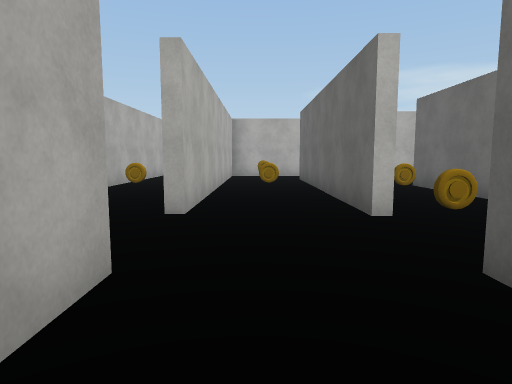
View 1 (above)

24 first-person views from a walk through a scene from a Unity 3-D project. The camera is 1.4 m above the floor, tilts 6° down and sees 75° across. The floor is counted in squares, 2 m on a side. Each view is taken from the middle of a square. On the plan, view 1 faces up. The plan holds only what a view shows up to about 10 squares ahead; the rest is blank. The player is left out. Some surface patterns are stand-ins.

View 2
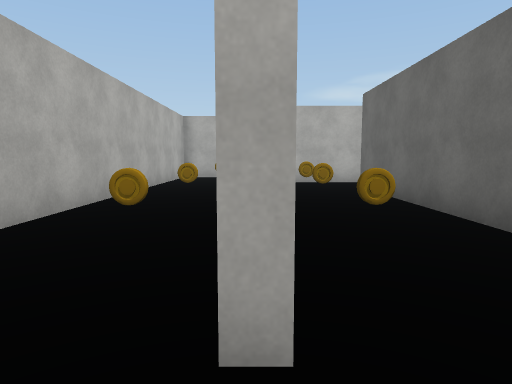

View 3
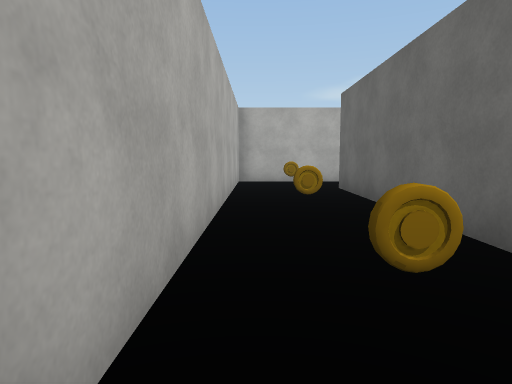

View 4
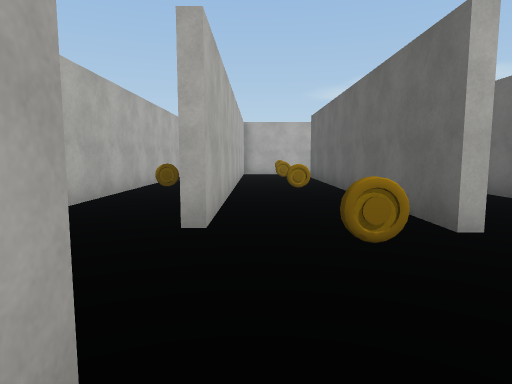

View 5
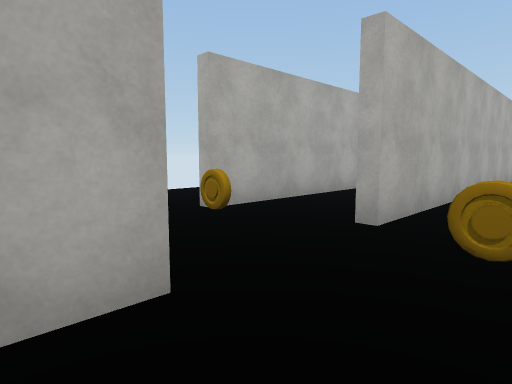

View 6
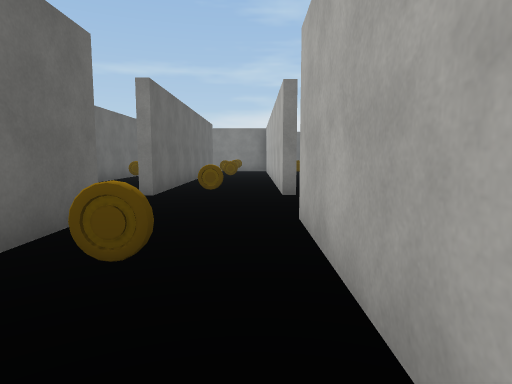

View 7
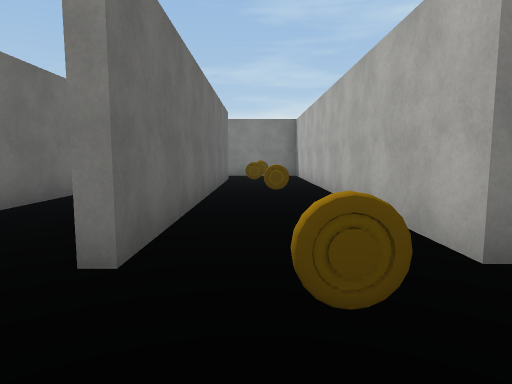

View 8
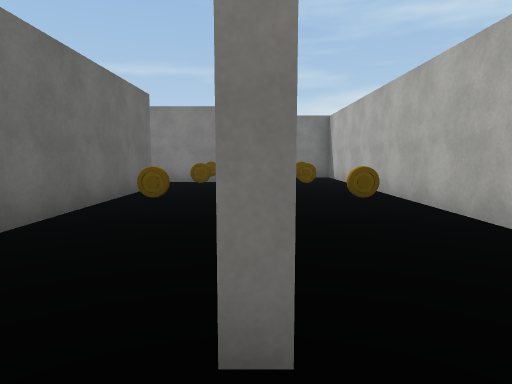

View 9
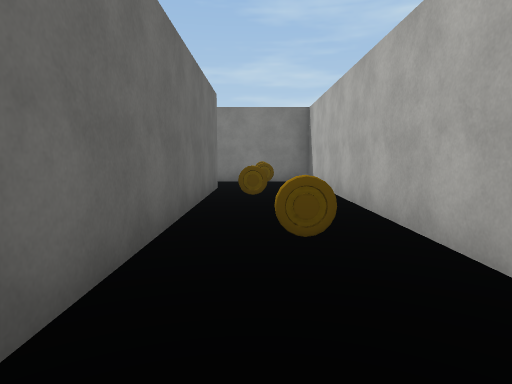

View 10
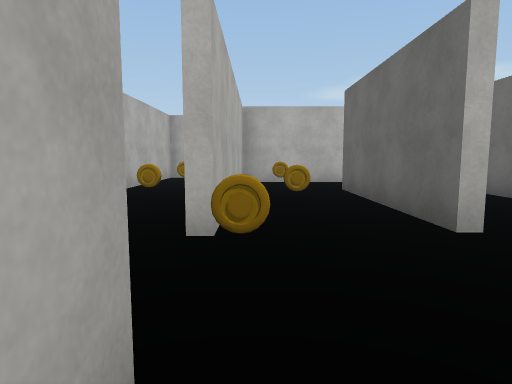

View 11
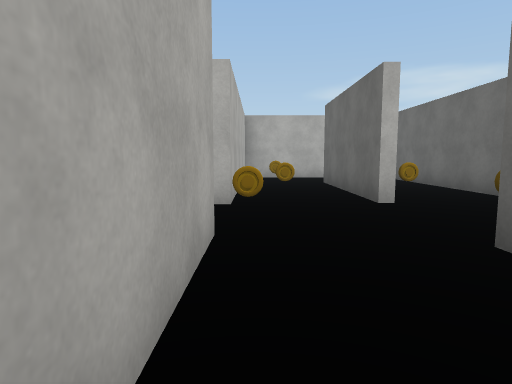

View 12
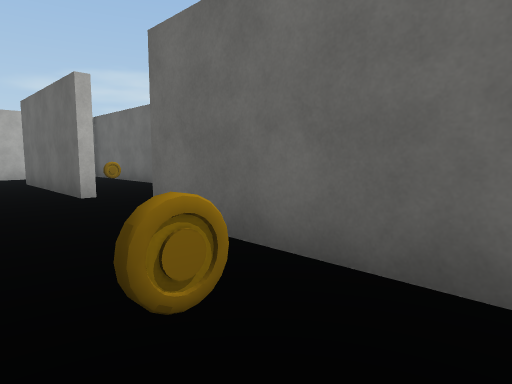

View 13
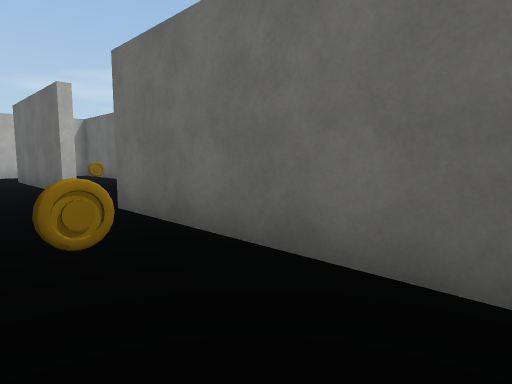

View 14
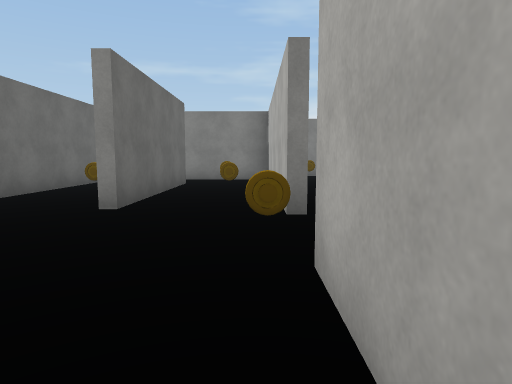

View 15
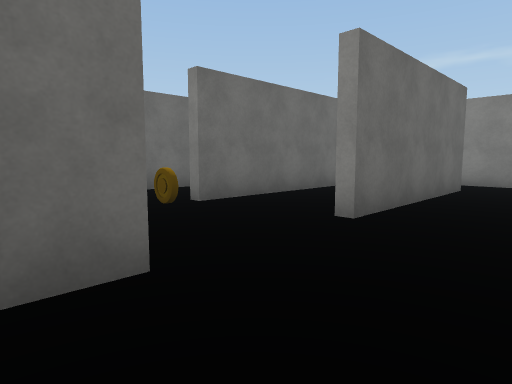

View 16
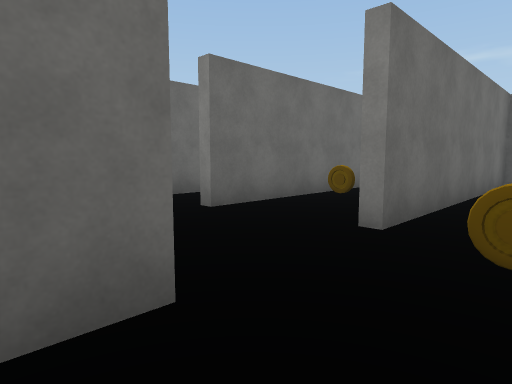

View 17
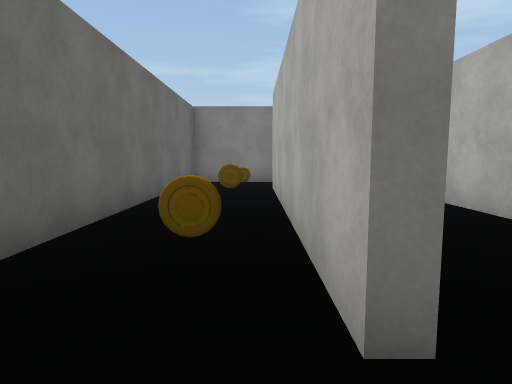

View 18
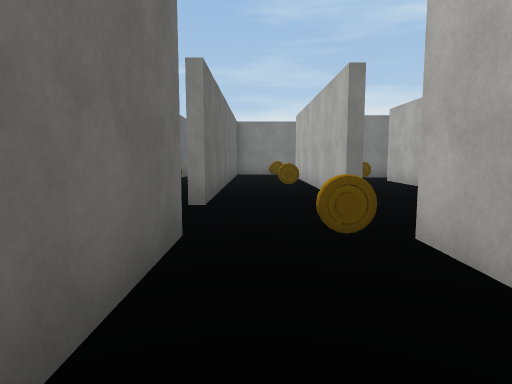

View 19
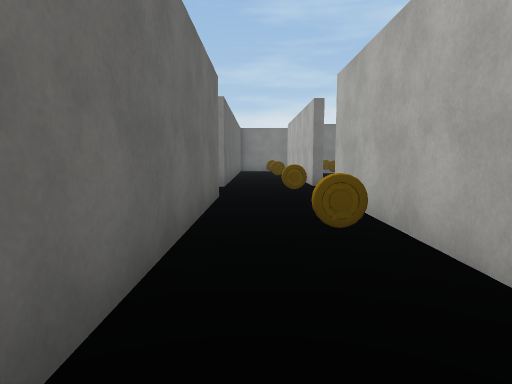

View 20
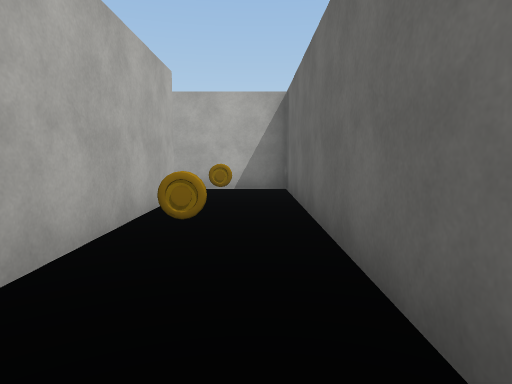

View 21
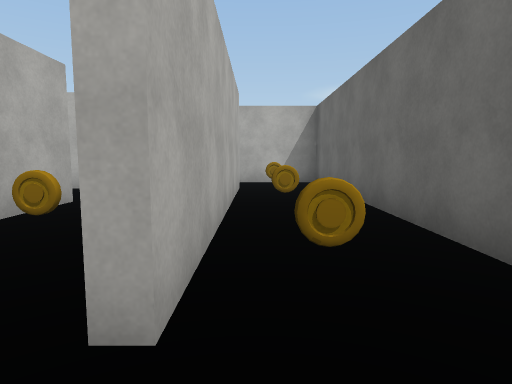

View 22
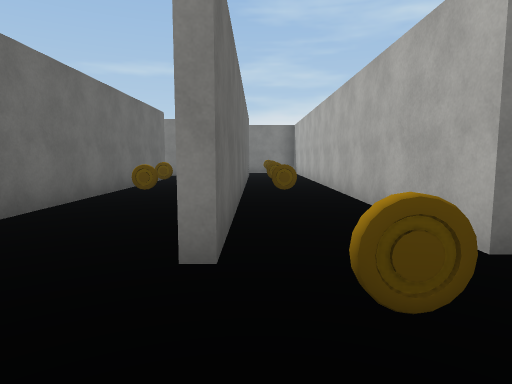

View 23
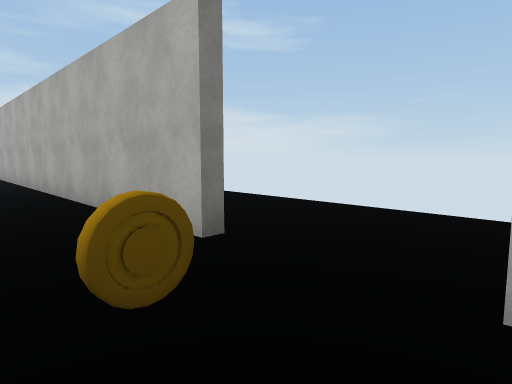

View 24
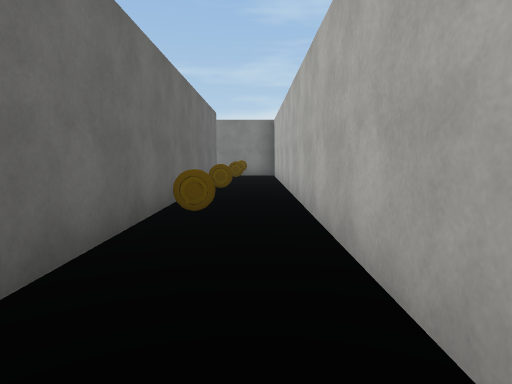

### Floor plan
Ten units are one square. View 1 is at (0, 0); x grows to the right and y downward. Boxes are objects, and circles mark ways between rooms. Rooms are numbered by the first view taken in them; rooms with no view inside come last. Other rooms are left out.
<svg viewBox="-62 -151 157 241">
<path fill="none" stroke="#000" d="M-9 -20 -9 -10M-11 -40 -11 -126M-35 -19 -35 85 -9 85M-57 -18 -57 85M14 46 14 0M-11 66 -11 -20M-37 79 -37 -19M-5 -146 -35 -146 -35 -41M39 -40 39 -82M64 -41 64 -91M66 -20 66 44M87 -40 87 -123 61 -123M16 -20 16 36M41 -82 41 -66M41 6 41 29M45 -104 16 -104 16 -39M66 -106 66 -41M39 30 39 -16M64 44 64 -20M31 44 42 44M65 64 87 64 87 -22M-9 -110 -9 -40M20 -123 0 -123M14 -39 14 -106"/>
<rect x="-55" y="55" width="10" height="10" fill="#bbb"><title>other object</title></rect>
<rect x="-55" y="-35" width="10" height="10" fill="#bbb"><title>other object</title></rect>
<rect x="-25" y="55" width="10" height="10" fill="#bbb"><title>other object</title></rect>
<rect x="-25" y="25" width="10" height="10" fill="#bbb"><title>other object</title></rect>
<rect x="-25" y="5" width="10" height="10" fill="#bbb"><title>other object</title></rect>
<rect x="-25" y="-35" width="10" height="10" fill="#bbb"><title>other object</title></rect>
<rect x="-25" y="-65" width="10" height="10" fill="#bbb"><title>other object</title></rect>
<rect x="-25" y="-95" width="10" height="10" fill="#bbb"><title>other object</title></rect>
<rect x="-25" y="-145" width="10" height="10" fill="#bbb"><title>other object</title></rect>
<rect x="-5" y="25" width="10" height="10" fill="#bbb"><title>other object</title></rect>
<rect x="-5" y="5" width="10" height="10" fill="#bbb"><title>other object</title></rect>
<rect x="15" y="-35" width="10" height="10" fill="#bbb"><title>other object</title></rect>
<rect x="25" y="25" width="10" height="10" fill="#bbb"><title>other object</title></rect>
<rect x="25" y="5" width="10" height="10" fill="#bbb"><title>other object</title></rect>
<rect x="25" y="-65" width="10" height="10" fill="#bbb"><title>other object</title></rect>
<rect x="25" y="-95" width="10" height="10" fill="#bbb"><title>other object</title></rect>
<rect x="45" y="5" width="10" height="10" fill="#bbb"><title>other object</title></rect>
<rect x="45" y="-35" width="10" height="10" fill="#bbb"><title>other object</title></rect>
<rect x="45" y="-65" width="10" height="10" fill="#bbb"><title>other object</title></rect>
<rect x="65" y="45" width="10" height="10" fill="#bbb"><title>other object</title></rect>
<rect x="65" y="15" width="10" height="10" fill="#bbb"><title>other object</title></rect>
<rect x="65" y="-15" width="10" height="10" fill="#bbb"><title>other object</title></rect>
<rect x="65" y="-55" width="10" height="10" fill="#bbb"><title>other object</title></rect>
<rect x="65" y="-85" width="10" height="10" fill="#bbb"><title>other object</title></rect>
<rect x="65" y="-115" width="10" height="10" fill="#bbb"><title>other object</title></rect>
<rect x="-5" y="-65" width="10" height="10" fill="#bbb"><title>other object</title></rect>
<rect x="-5" y="-95" width="10" height="10" fill="#bbb"><title>other object</title></rect>
<rect x="-5" y="-115" width="10" height="10" fill="#bbb"><title>other object</title></rect>
<text x="-10" y="-20">1</text>
<text x="50" y="-40">2</text>
<text x="0" y="-100">3</text>
</svg>

Where each view was taken, in squares from view 1:
view 1: 0 up, 0 right, facing up
view 2: 3 up, 1 left, facing up
view 3: 5 up, 3 left, facing up
view 4: 1 up, 3 left, facing up
view 5: 1 up, 2 left, facing up-left
view 6: 8 up, 3 left, facing down
view 7: 4 up, 2 left, facing down
view 8: 3 up, 1 left, facing down
view 9: 1 up, 2 left, facing down
view 10: 1 up, 2 right, facing up
view 11: 1 down, 2 right, facing up
view 12: 2 down, 2 right, facing up-right
view 13: 3 down, 2 right, facing up-right
view 14: 6 up, 2 right, facing down
view 15: 5 up, 2 right, facing down-right
view 16: 5 up, 5 right, facing down-right
view 17: 3 up, 7 right, facing down
view 18: 7 up, 8 right, facing down
view 19: 10 up, 8 right, facing down
view 20: 5 up, 8 right, facing up
view 21: 3 up, 7 right, facing up
view 22: 4 up, 4 left, facing down
view 23: 4 up, 4 left, facing down-left
view 24: 2 up, 5 left, facing down
